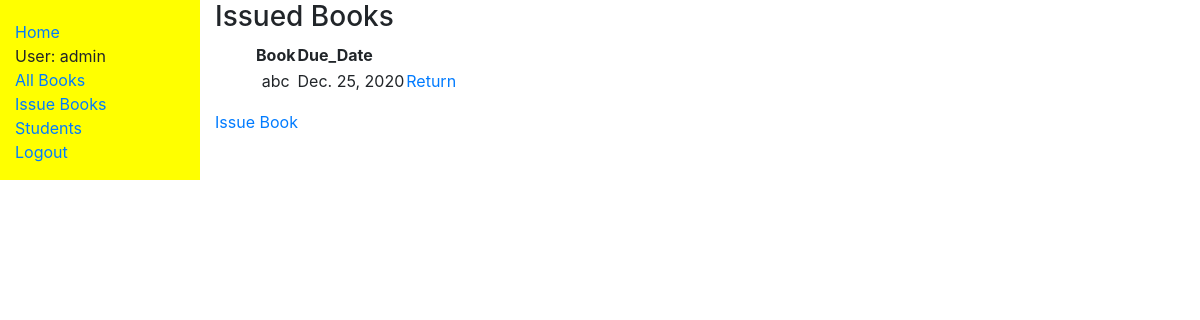
The page /catalog/issued/ (signed in) on the database as committed earlier.
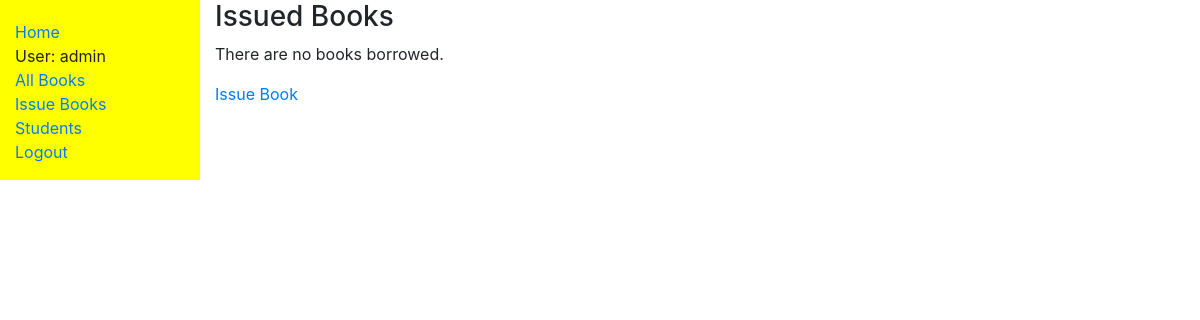
The same page on the database as committed later.
### catalog/models.py (models this page shows, shortened)
class BookInstance(models.Model):
    book = models.ForeignKey('Book', on_delete=models.CASCADE, null=True)
    issued = models.DateField(null=True, blank=True)
    due_date = models.DateField(null=True, blank=True)
    borrower = models.ForeignKey('Student', on_delete=models.CASCADE, null=True, blank=True)
    class Meta:
        ordering = ["issued", "due_date"]
        permissions = [("can_mark_issued", "Set book as issued"), ("can_mark_returned", "Set book as returned"),]

class Book(models.Model):
    book_name = models.CharField('Book', max_length=200)
    author = models.CharField('Author', max_length=200)
    isbn = models.CharField('ISBN', max_length=13)

### catalog/views.py (the view)
# urls.py: path('issued/', views.LoanedBookByUserListView.as_view(), name='issued'),
class LoanedBookByUserListView(LoginRequiredMixin, generic.ListView):
    model = BookInstance
    template_name = 'catalog/bookinstance_list_borrowed_user.html'
    paginate_by = 10
    def get_queryset(self):
        return BookInstance.objects.all().order_by('due_date')

### catalog/templates/catalog/bookinstance_list_borrowed_user.html
{% extends "base_generic.html" %}
{% block content %}
    <h3>Issued Books</h3>
    {% if bookinstance_list %}
    <ul>
        <table>
        <tr>
            <th>Book</th>
            <th>Due_Date</th>
            <th></th>
        </tr>
        {% for bookinst in bookinstance_list %}
        <tr>
            <td><center>{{bookinst.book.book_name}}</center></td>
            <td><center>{{bookinst.due_date}}</center></td>
            <td><center><a href='/catalog/return_book/{{bookinst.pk}}/'>Return</a></center></td>
        </tr>
        {% endfor %}
    </table>
    </ul>
    {% else %}
    <p>There are no books borrowed.</p>
    {% endif %}
    <a href="/catalog/issue_book/">Issue Book</a>
{% endblock %}

Rows that differ between the two databases and show on the page:
removed BookInstance: book.book_name "abc", due_date "Dec. 25, 2020"
Other text that changed with them:
text no longer shown: "Book Due_Date"
text now shown: "There are no books borrowed."
